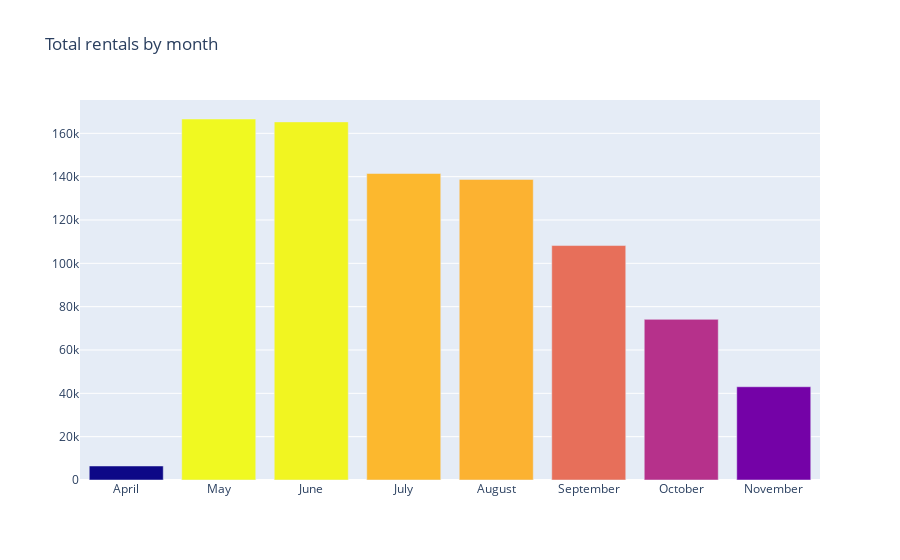

Write notebook code for a chart like this one.
### Markdown cell above
## Total rentals by month

### Code cell
iplot(d1)

### Figure 1 — Plotly figure (JSON) as saved in the notebook; plotly's stock layout.template omitted (floating-point values rounded to 4 significant figures)
{"data": [{"marker": {"autocolorscale": true, "color": [6468, 138725, 141465, 165280, 166616, 43035, 74136, 108212]}, "type": "bar", "x": ["April", "August", "July", "June", "May", "November", "October", "September"], "y": [6468, 138725, 141465, 165280, 166616, 43035, 74136, 108212]}], "layout": {"title": {"text": "Total rentals by month"}, "xaxis": {"categoryarray": ["April", "May", "June", "July", "August", "September", "October", "November"], "categoryorder": "array"}}}
